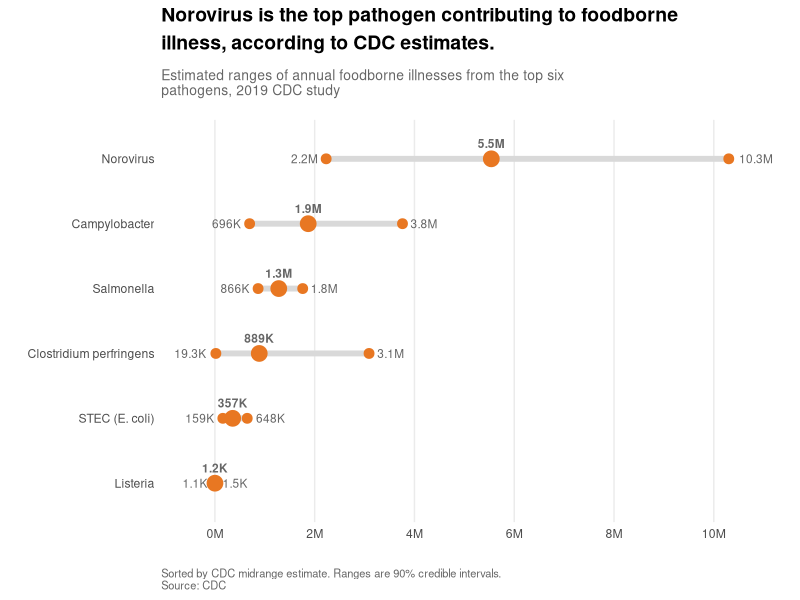
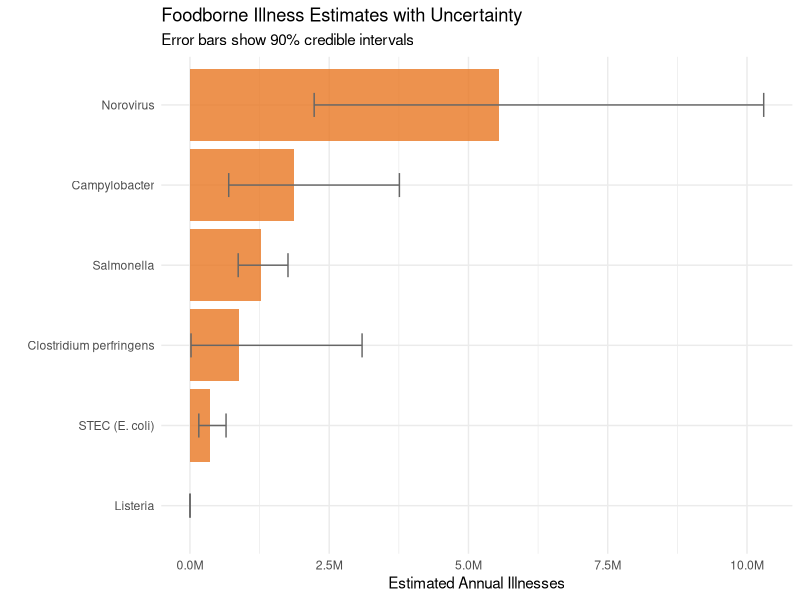
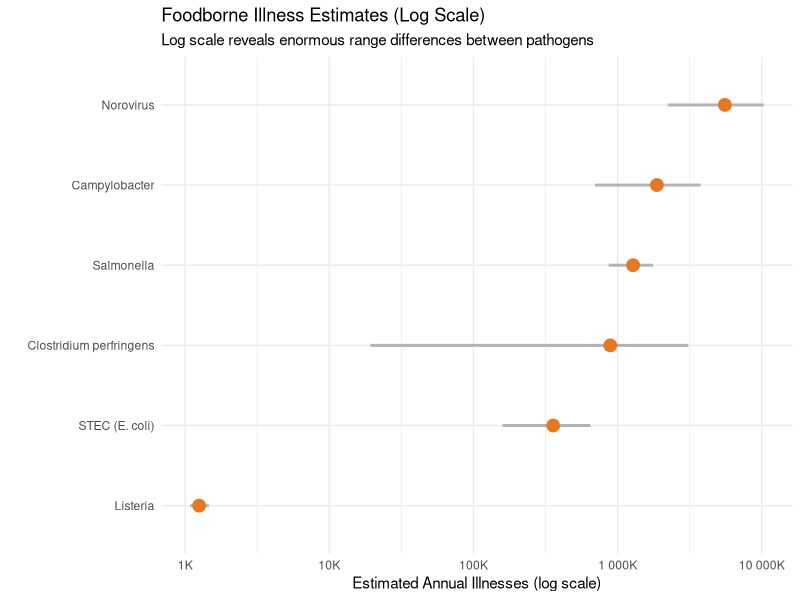

The R source for these figures, in order:
## ---- chunk 1
knitr::opts_chunk$set(
  echo = TRUE,
  warning = FALSE,
  message = FALSE,
  fig.align = "center"
)

library(conflicted)
library(tidyverse)

conflicts_prefer(dplyr::filter, dplyr::select)
## ---- chunk 2
pathogens <- read_csv("../data-I2Rsw.csv") |>
  rename(
    pathogen = Pathogen,
    illnesses = Illnesses,
    low = `Low Estimate`,
    high = `High estimate`
  ) |>
  mutate(
    pathogen = fct_reorder(pathogen, illnesses),
    illnesses_label = case_when(
      illnesses >= 1e6 ~ paste0(round(illnesses / 1e6, 1), "M"),
      illnesses >= 1e3 ~ paste0(round(illnesses / 1e3, 1), "K"),
      TRUE ~ as.character(illnesses)
    ),
    low_label = case_when(
      low >= 1e6 ~ paste0(round(low / 1e6, 1), "M"),
      low >= 1e3 ~ paste0(round(low / 1e3, 1), "K"),
      TRUE ~ as.character(low)
    ),
    high_label = case_when(
      high >= 1e6 ~ paste0(round(high / 1e6, 1), "M"),
      high >= 1e3 ~ paste0(round(high / 1e3, 1), "K"),
      TRUE ~ as.character(high)
    )
  )

pathogens |> select(pathogen, low, illnesses, high)
## ---- chunk 3
usafacts_orange <- "#E87722"
usafacts_gray <- "#666666"
usafacts_lightgray <- "#D9D9D9"

ggplot(pathogens, aes(y = pathogen)) +
  geom_segment(aes(x = low, xend = high, yend = pathogen),
               color = usafacts_lightgray, size = 2) +
  geom_point(aes(x = low), color = usafacts_orange, size = 3) +
  geom_point(aes(x = illnesses), color = usafacts_orange, size = 5) +
  geom_point(aes(x = high), color = usafacts_orange, size = 3) +
  geom_text(aes(x = low, label = low_label), hjust = 1.3, size = 3,
            color = usafacts_gray) +
  geom_text(aes(x = illnesses, label = illnesses_label), vjust = -1.2,
            size = 3, color = usafacts_gray, fontface = "bold") +
  geom_text(aes(x = high, label = high_label), hjust = -0.3, size = 3,
            color = usafacts_gray) +
  scale_x_continuous(
    labels = scales::label_number(scale = 1e-6, suffix = "M"),
    breaks = seq(0, 10e6, 2e6),
    limits = c(-500000, 11000000)
  ) +
  labs(
    title = "Norovirus is the top pathogen contributing to foodborne\nillness, according to CDC estimates.",
    subtitle = "Estimated ranges of annual foodborne illnesses from the top six\npathogens, 2019 CDC study",
    x = "", y = "",
    caption = "Sorted by CDC midrange estimate. Ranges are 90% credible intervals.\nSource: CDC"
  ) +
  theme_minimal() +
  theme(
    plot.title = element_text(size = 14, face = "bold", lineheight = 1.2),
    plot.subtitle = element_text(size = 10, color = usafacts_gray,
                                 margin = margin(t = 5, b = 15)),
    plot.caption = element_text(size = 8, color = usafacts_gray, hjust = 0),
    panel.grid.major.y = element_blank(),
    panel.grid.minor = element_blank()
  )
## ---- chunk 4
ggplot(pathogens, aes(x = pathogen, y = illnesses, fill = pathogen)) +
  geom_col(show.legend = FALSE, fill = usafacts_orange, alpha = 0.8) +
  geom_errorbar(aes(ymin = low, ymax = high), width = 0.3,
                color = usafacts_gray) +
  coord_flip() +
  scale_y_continuous(labels = scales::label_number(scale = 1e-6, suffix = "M")) +
  labs(title = "Foodborne Illness Estimates with Uncertainty",
       subtitle = "Error bars show 90% credible intervals",
       x = "", y = "Estimated Annual Illnesses") +
  theme_minimal()
## ---- chunk 5
ggplot(pathogens, aes(x = illnesses, y = pathogen)) +
  geom_linerange(aes(xmin = low, xmax = high), color = "gray70", size = 1) +
  geom_point(size = 4, color = usafacts_orange) +
  scale_x_log10(labels = scales::label_number(scale = 1e-3, suffix = "K")) +
  labs(title = "Foodborne Illness Estimates (Log Scale)",
       subtitle = "Log scale reveals enormous range differences between pathogens",
       x = "Estimated Annual Illnesses (log scale)", y = "") +
  theme_minimal()
## ---- chunk 6
sessionInfo()
